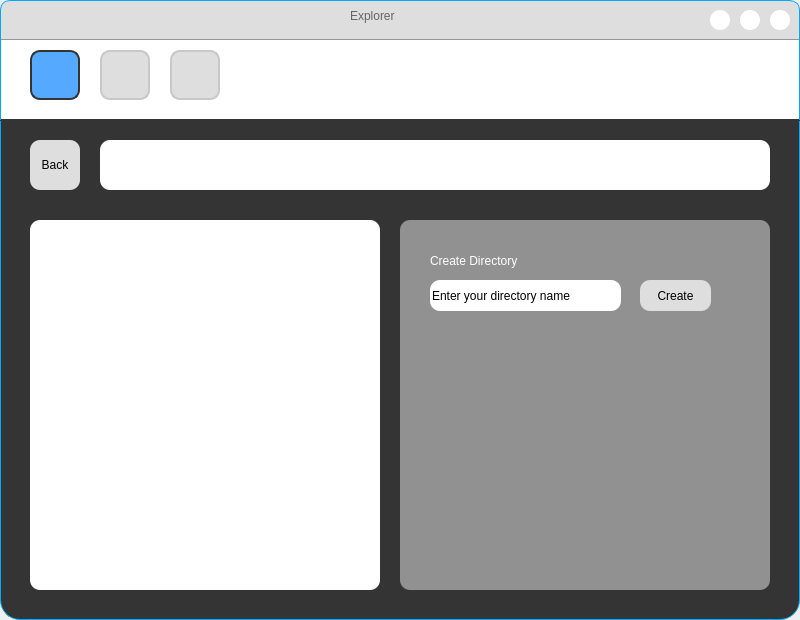
<?xml version="1.0" encoding="UTF-8"?>
<ui version="4.0">
 <class>MainWindow</class>
 <widget class="QMainWindow" name="MainWindow">
  <property name="geometry">
   <rect>
    <x>0</x>
    <y>0</y>
    <width>800</width>
    <height>620</height>
   </rect>
  </property>
  <property name="minimumSize">
   <size>
    <width>800</width>
    <height>620</height>
   </size>
  </property>
  <property name="baseSize">
   <size>
    <width>800</width>
    <height>620</height>
   </size>
  </property>
  <property name="windowTitle">
   <string>MainWindow</string>
  </property>
  <property name="autoFillBackground">
   <bool>false</bool>
  </property>
  <property name="iconSize">
   <size>
    <width>30</width>
    <height>30</height>
   </size>
  </property>
  <property name="toolButtonStyle">
   <enum>Qt::ToolButtonIconOnly</enum>
  </property>
  <widget class="QWidget" name="centralwidget">
   <widget class="QWidget" name="widget_2" native="true">
    <property name="geometry">
     <rect>
      <x>0</x>
      <y>120</y>
      <width>800</width>
      <height>500</height>
     </rect>
    </property>
    <property name="minimumSize">
     <size>
      <width>800</width>
      <height>500</height>
     </size>
    </property>
    <property name="styleSheet">
     <string notr="true">QWidget#widget_2{
	background-color: rgb(52, 52, 52);
	border: 1px solid  ;
	border-color: rgb(52, 52, 52)  rgb(0, 170, 255)  rgb(0, 170, 255) rgb(0, 170, 255);
	border-bottom-left-radius: 20px;
	border-bottom-right-radius: 20px;
}
</string>
    </property>
    <widget class="QWidget" name="action_window" native="true">
     <property name="geometry">
      <rect>
       <x>400</x>
       <y>100</y>
       <width>370</width>
       <height>370</height>
      </rect>
     </property>
     <property name="minimumSize">
      <size>
       <width>370</width>
       <height>370</height>
      </size>
     </property>
     <property name="styleSheet">
      <string notr="true">background-color:rgb(145, 145, 145);
border-radius: 10px;</string>
     </property>
     <widget class="QLabel" name="label_2">
      <property name="geometry">
       <rect>
        <x>30</x>
        <y>30</y>
        <width>161</width>
        <height>21</height>
       </rect>
      </property>
      <property name="styleSheet">
       <string notr="true">font: 63 12pt &quot;Cascadia Code PL SemiBold&quot;;
color: rgb(255, 255, 255);</string>
      </property>
      <property name="text">
       <string>Create Directory</string>
      </property>
     </widget>
     <widget class="QLineEdit" name="dirName">
      <property name="geometry">
       <rect>
        <x>30</x>
        <y>60</y>
        <width>191</width>
        <height>31</height>
       </rect>
      </property>
      <property name="styleSheet">
       <string notr="true">background-color: rgb(255, 255, 255);
color: rgb(0, 0, 0);
border-radius: 10px;</string>
      </property>
      <property name="text">
       <string>Enter your directory name</string>
      </property>
     </widget>
     <widget class="QPushButton" name="createB">
      <property name="geometry">
       <rect>
        <x>240</x>
        <y>60</y>
        <width>71</width>
        <height>31</height>
       </rect>
      </property>
      <property name="styleSheet">
       <string notr="true">background-color: rgb(222, 222, 222);
border-radius: 10px;
</string>
      </property>
      <property name="text">
       <string>Create</string>
      </property>
      <property name="iconSize">
       <size>
        <width>20</width>
        <height>20</height>
       </size>
      </property>
      <property name="checkable">
       <bool>false</bool>
      </property>
     </widget>
    </widget>
    <widget class="QPushButton" name="exp_back">
     <property name="geometry">
      <rect>
       <x>30</x>
       <y>20</y>
       <width>50</width>
       <height>50</height>
      </rect>
     </property>
     <property name="styleSheet">
      <string notr="true">background-color: rgb(222, 222, 222);
border-radius: 10px;
</string>
     </property>
     <property name="text">
      <string>Back</string>
     </property>
     <property name="iconSize">
      <size>
       <width>20</width>
       <height>20</height>
      </size>
     </property>
     <property name="checkable">
      <bool>false</bool>
     </property>
    </widget>
    <widget class="QLineEdit" name="root_dir">
     <property name="geometry">
      <rect>
       <x>100</x>
       <y>20</y>
       <width>670</width>
       <height>50</height>
      </rect>
     </property>
     <property name="minimumSize">
      <size>
       <width>670</width>
       <height>50</height>
      </size>
     </property>
     <property name="styleSheet">
      <string notr="true">background-color: rgb(255, 255, 255);
color: rgb(0, 0, 0);
border-radius:10px;</string>
     </property>
     <property name="text">
      <string/>
     </property>
    </widget>
    <widget class="QTreeView" name="treeView">
     <property name="geometry">
      <rect>
       <x>30</x>
       <y>100</y>
       <width>350</width>
       <height>370</height>
      </rect>
     </property>
     <property name="minimumSize">
      <size>
       <width>350</width>
       <height>370</height>
      </size>
     </property>
     <property name="styleSheet">
      <string notr="true">background-color: rgb(255, 255, 255);
border-radius: 10px;
</string>
     </property>
    </widget>
   </widget>
   <widget class="QWidget" name="widget_1" native="true">
    <property name="geometry">
     <rect>
      <x>0</x>
      <y>0</y>
      <width>800</width>
      <height>120</height>
     </rect>
    </property>
    <property name="minimumSize">
     <size>
      <width>800</width>
      <height>120</height>
     </size>
    </property>
    <property name="styleSheet">
     <string notr="true">QWidget#widget_1{
	background-color: rgb(255, 255, 255);
	border: 1px solid  ;
	border-color: white rgb(0, 170, 255) rgb(52, 52, 52) rgb(0, 170, 255);
	border-top-left-radius: 12px;
	border-top-right-radius: 12px;
}
</string>
    </property>
    <widget class="QPushButton" name="shelf">
     <property name="geometry">
      <rect>
       <x>30</x>
       <y>50</y>
       <width>50</width>
       <height>50</height>
      </rect>
     </property>
     <property name="styleSheet">
      <string notr="true">border: 2px solid  ;
border-color: rgb(52, 52, 52);
background-color: rgb(85, 170, 255);

border-radius: 10px;
</string>
     </property>
     <property name="text">
      <string/>
     </property>
     <property name="iconSize">
      <size>
       <width>20</width>
       <height>20</height>
      </size>
     </property>
     <property name="checkable">
      <bool>false</bool>
     </property>
    </widget>
    <widget class="QPushButton" name="shelf_2">
     <property name="geometry">
      <rect>
       <x>100</x>
       <y>50</y>
       <width>50</width>
       <height>50</height>
      </rect>
     </property>
     <property name="styleSheet">
      <string notr="true">border: 2px solid  ;
border-color: rgb(200, 200, 200);
background-color: rgb(222, 222, 222);
border-radius: 10px;
</string>
     </property>
     <property name="text">
      <string/>
     </property>
     <property name="iconSize">
      <size>
       <width>20</width>
       <height>20</height>
      </size>
     </property>
     <property name="checkable">
      <bool>false</bool>
     </property>
    </widget>
    <widget class="QPushButton" name="shelf_3">
     <property name="geometry">
      <rect>
       <x>170</x>
       <y>50</y>
       <width>50</width>
       <height>50</height>
      </rect>
     </property>
     <property name="styleSheet">
      <string notr="true">border: 2px solid  ;
border-color: rgb(200, 200, 200);
background-color: rgb(222, 222, 222);
border-radius: 10px;
</string>
     </property>
     <property name="text">
      <string/>
     </property>
     <property name="iconSize">
      <size>
       <width>20</width>
       <height>20</height>
      </size>
     </property>
     <property name="checkable">
      <bool>false</bool>
     </property>
    </widget>
    <widget class="QWidget" name="title_bar" native="true">
     <property name="geometry">
      <rect>
       <x>0</x>
       <y>0</y>
       <width>800</width>
       <height>40</height>
      </rect>
     </property>
     <property name="styleSheet">
      <string notr="true">QWidget#title_bar{
	background-color: rgb(222, 222, 222);
	border: 1px solid  ;
	border-color: rgb(0, 170, 255) rgb(0, 170, 255)  rgb(150, 150, 150) rgb(0, 170, 255);
	border-top-left-radius: 10px;
	border-top-right-radius: 10px;
}
</string>
     </property>
     <widget class="QPushButton" name="close_btn">
      <property name="geometry">
       <rect>
        <x>770</x>
        <y>10</y>
        <width>20</width>
        <height>20</height>
       </rect>
      </property>
      <property name="styleSheet">
       <string notr="true">background-color: rgb(255, 255, 255);
border-radius: 10px;</string>
      </property>
      <property name="text">
       <string/>
      </property>
      <property name="iconSize">
       <size>
        <width>20</width>
        <height>20</height>
       </size>
      </property>
      <property name="checkable">
       <bool>false</bool>
      </property>
      <property name="autoDefault">
       <bool>false</bool>
      </property>
      <property name="default">
       <bool>false</bool>
      </property>
      <property name="flat">
       <bool>true</bool>
      </property>
     </widget>
     <widget class="QLabel" name="title">
      <property name="geometry">
       <rect>
        <x>350</x>
        <y>0</y>
        <width>101</width>
        <height>31</height>
       </rect>
      </property>
      <property name="styleSheet">
       <string notr="true">font: 63 16pt &quot;Cascadia Code PL SemiBold&quot;;
color: rgb(100, 100, 100);
</string>
      </property>
      <property name="text">
       <string>Explorer</string>
      </property>
     </widget>
     <widget class="QPushButton" name="maximize_btn">
      <property name="geometry">
       <rect>
        <x>740</x>
        <y>10</y>
        <width>20</width>
        <height>20</height>
       </rect>
      </property>
      <property name="styleSheet">
       <string notr="true">background-color: rgb(255, 255, 255);
border-radius: 10px;</string>
      </property>
      <property name="text">
       <string/>
      </property>
      <property name="iconSize">
       <size>
        <width>20</width>
        <height>20</height>
       </size>
      </property>
      <property name="checkable">
       <bool>false</bool>
      </property>
      <property name="autoDefault">
       <bool>false</bool>
      </property>
      <property name="default">
       <bool>false</bool>
      </property>
      <property name="flat">
       <bool>true</bool>
      </property>
     </widget>
     <widget class="QPushButton" name="minimize_btn">
      <property name="geometry">
       <rect>
        <x>710</x>
        <y>10</y>
        <width>20</width>
        <height>20</height>
       </rect>
      </property>
      <property name="styleSheet">
       <string notr="true">background-color: rgb(255, 255, 255);
border-radius: 10px;</string>
      </property>
      <property name="text">
       <string/>
      </property>
      <property name="iconSize">
       <size>
        <width>20</width>
        <height>20</height>
       </size>
      </property>
      <property name="checkable">
       <bool>false</bool>
      </property>
      <property name="autoDefault">
       <bool>false</bool>
      </property>
      <property name="default">
       <bool>false</bool>
      </property>
      <property name="flat">
       <bool>true</bool>
      </property>
     </widget>
    </widget>
   </widget>
   <zorder>widget_1</zorder>
   <zorder>widget_2</zorder>
  </widget>
 </widget>
 <resources/>
 <connections/>
</ui>
